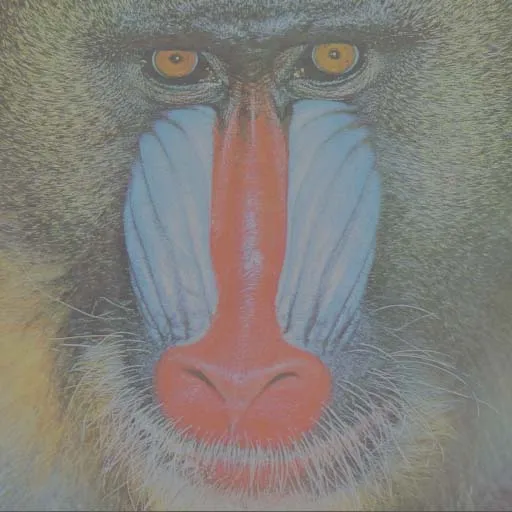
#> input picture Images/low_contrast - 1.jpg, 512 x 512 px, found by its file name
$ python lab_clahe.py
#> lines starting #> are read from the running program, lines starting #| are printed output that depends on the picture
import cv2

img_path = r"..\Images\low_contrast - 1.jpg"
image = cv2.imread(img_path)
#> image is the input picture: shape (512, 512, 3); mean B, G, R 123.4, 128.2, 131.4

h, w = image.shape[:2]
#> h = 512; w = 512
resize_factor = 1

image = cv2.resize(image, (int(w * resize_factor), int(h * resize_factor)))

lab = cv2.cvtColor(image, cv2.COLOR_BGR2LAB)
#> lab: shape (512, 512, 3); mean of channels 0, 1, 2 137.5, 128.6, 131.3
clahe = cv2.createCLAHE(clipLimit=2.0, tileGridSize=(8,8))
lab[:,:,0] = clahe.apply(lab[:,:,0])
#> lab: shape (512, 512, 3); mean of channels 0, 1, 2 138.7, 128.6, 131.3
result = cv2.cvtColor(lab, cv2.COLOR_LAB2BGR)
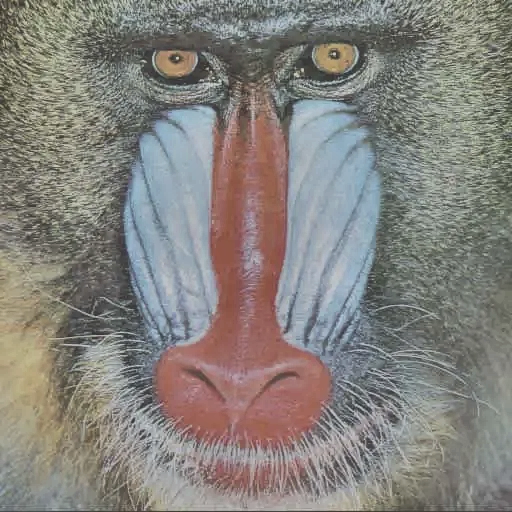
#> result: shape (512, 512, 3); mean B, G, R 125.2, 130.1, 133.1

cv2.imshow("Original", image)
cv2.imshow("CLAHE in LAB Color Space", result)
cv2.waitKey(0)
cv2.destroyAllWindows()
